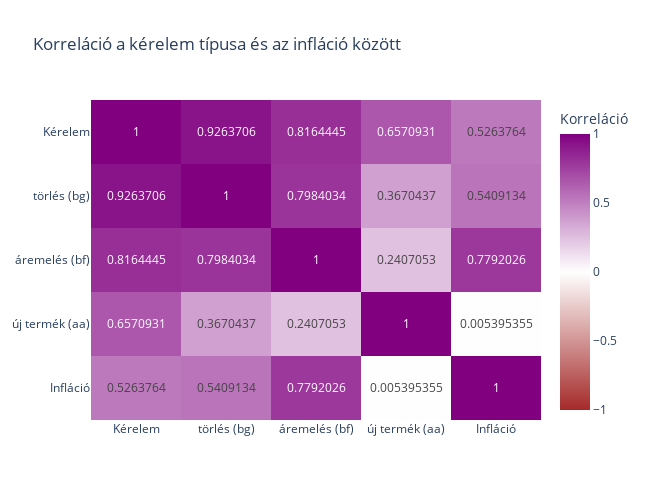

The notebook cell this image was saved under:
### Code cell
# korrelációs mátrix
corr_matrix = df_corr[['Kérelem', 'törlés (bg)', 'áremelés (bf)', 'új termék (aa)', 'Infláció']].corr()

# korrelációs hőtérkép
fig = px.imshow(corr_matrix, text_auto=True, aspect='auto',
                labels=dict(color='Korreláció'),
                x=corr_matrix.columns,
                y=corr_matrix.columns,
                width = 650, height = 500,
                title='Korreláció a kérelem típusa és az infláció között',
                color_continuous_scale=[(0.00, 'brown'), (0.50, 'white'), (1.00, 'purple')])

fig.update_coloraxes(cmin=-1, cmax=1)

fig.show()

### Figure 1 — Plotly figure (JSON) as saved in the notebook; plotly's stock layout.template omitted (floating-point values rounded to 4 significant figures)
{"data": [{"coloraxis": "coloraxis", "hovertemplate": "x: %{x}<br>y: %{y}<br>Korreláció: %{z}<extra></extra>", "name": "0", "texttemplate": "%{z}", "type": "heatmap", "x": ["Kérelem", "törlés (bg)", "áremelés (bf)", "új termék (aa)", "Infláció"], "xaxis": "x", "y": ["Kérelem", "törlés (bg)", "áremelés (bf)", "új termék (aa)", "Infláció"], "yaxis": "y", "z": [[1.0, 0.9264, 0.8164, 0.6571, 0.5264], [0.9264, 1.0, 0.7984, 0.367, 0.5409], [0.8164, 0.7984, 1.0, 0.2407, 0.7792], [0.6571, 0.367, 0.2407, 1.0, 0.005395], [0.5264, 0.5409, 0.7792, 0.005395, 1.0]]}], "layout": {"coloraxis": {"cmax": 1, "cmin": -1, "colorbar": {"title": {"text": "Korreláció"}}, "colorscale": [[0, "brown"], [0.5, "white"], [1, "purple"]]}, "height": 500, "title": {"text": "Korreláció a kérelem típusa és az infláció között"}, "width": 650, "xaxis": {"anchor": "y", "domain": [0, 1]}, "yaxis": {"anchor": "x", "autorange": "reversed", "domain": [0, 1]}}}
